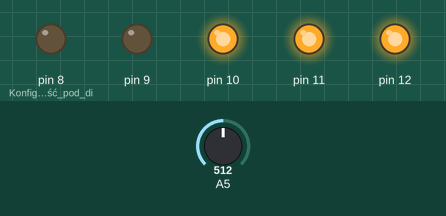
This sketch was run on a simulated Arduino Uno, built with avr-gcc and run on an emulated ATmega328P. On the bench: output pins drawn as LEDs (lit = HIGH). The test bench sets the inputs (shaded band); at power-on: A5 = 512.

Above: at 1.2 s.
1.3 s: A5 set to 503
At 2.4 s:
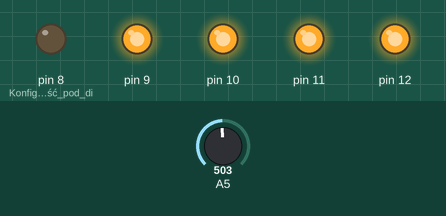
2.8 s: A5 set to 273
4.3 s: A5 set to 247
At 5.1 s:
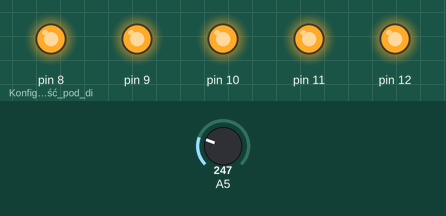
5.8 s: A5 set to 900
At 6.4 s:
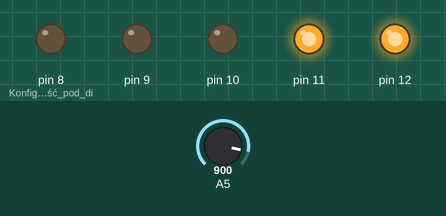
7.3 s: A5 set to 1006
8.8 s: A5 set to 1023
At 9.1 s:
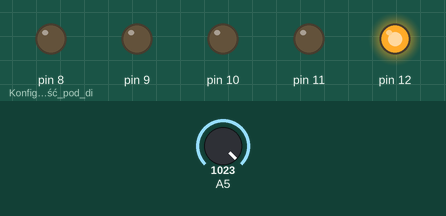
Timing chart, 0 to 11.3 s (numbered marks = the images above; inputs shaded):
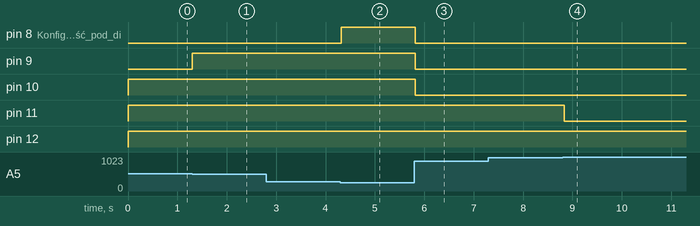

Measured:
- the behaviour switches between 512 and 511 on A5 (found by bisection; images 0 and 1)
- the behaviour switches between 256 and 255 on A5 (found by bisection; images 1 and 2)
- the behaviour switches between 1022 and 1023 on A5 (found by bisection; images 3 and 4)
- after the input at 1.3 s, pin 9: LOW → HIGH at once
- after the input at 2.8 s, every drawn part: stays the same
- after the input at 4.3 s, pin 8 (Konfiguracja_wyjść_pod_di): LOW → HIGH at once
- after the input at 5.8 s, pin 8 (Konfiguracja_wyjść_pod_di), pin 9, pin 10: HIGH → LOW at once
- after the input at 7.3 s, every drawn part: stays the same
- after the input at 8.8 s, pin 11: HIGH → LOW at once

The sketch:

potencjometr_wartosc_led.ino
```cpp
int odczytanaWartosc = 0;

void setup() {
  pinMode(8, OUTPUT); //Konfiguracja wyjść pod diody LED
  pinMode(9, OUTPUT);
  pinMode(10, OUTPUT);
  pinMode(11, OUTPUT);
  pinMode(12, OUTPUT);
}

void loop() {
  odczytanaWartosc = analogRead(A5);//Odczytanie wartości z ADC
  odczytanaWartosc = map(odczytanaWartosc, 0, 1023, 1, 5);//Przeskalowanie wartości

  if (odczytanaWartosc == 1) { //Pierwszy zakres
      digitalWrite(8, HIGH);
      digitalWrite(9, HIGH);
      digitalWrite(10, HIGH);
      digitalWrite(11, HIGH);
      digitalWrite(12, HIGH);
  } else if (odczytanaWartosc == 2) { //Drugi zakres
      digitalWrite(8, LOW);
      digitalWrite(9, HIGH);
      digitalWrite(10, HIGH);
      digitalWrite(11, HIGH);
      digitalWrite(12, HIGH);
  } else if (odczytanaWartosc == 3) {  //Trzeci zakres
      digitalWrite(8, LOW);
      digitalWrite(9, LOW);
      digitalWrite(10, HIGH);
      digitalWrite(11, HIGH);
      digitalWrite(12, HIGH);
  } else if (odczytanaWartosc == 4) {  //Czwarty zakres
      digitalWrite(8, LOW);
      digitalWrite(9, LOW);
      digitalWrite(10, LOW);
      digitalWrite(11, HIGH);
      digitalWrite(12, HIGH);
  } else {  //Pozostałe, czyli piąty zakres
      digitalWrite(8, LOW);
      digitalWrite(9, LOW);
      digitalWrite(10, LOW);
      digitalWrite(11, LOW);
      digitalWrite(12, HIGH);
  }
  delay(50); //Opóźnienie, aby nie odczytywać ADC zbyt szybko
}
```
